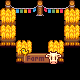

This game map was drawn from its Tiled (.tmx) file and the tilesets committed beside it. A one-line description and the full map source follow:
An orthogonal 5x5 tile map with 16x16 px tiles, 7 tile layers (Back, Back5, Buildings, Buildings1, ...), 4 tilesets.

<map version="1.10" tiledversion="1.10.2" orientation="orthogonal" renderorder="right-down" compressionlevel="0" width="5" height="5" tilewidth="16" tileheight="16" infinite="0" nextlayerid="21" nextobjectid="59">
 <properties>
  <property name="AllowGiantCrops" value="T" />
  <property name="CanBuildHere" value="T" />
  <property name="EnableGrassSpread" value="T" />
  <property name="Fall_Objects" value="T" />
  <property name="FarmFishLocationOverride" value="Mountain 0.5" />
  <property name="ForceAllowTreePlanting" value="T" />
  <property name="IsFarm" value="T" />
  <property name="LocationContext" value="Default" />
  <property name="LooserBuildRestrictions" value="T" />
  <property name="Outdoors" value="T" />
  <property name="Spring_Objects" value="T" />
  <property name="Summer_Objects" value="T" />
  <property name="Winter_Objects" value="T" />
 </properties>
 <tileset firstgid="1" name="Festivals" tilewidth="16" tileheight="16" tilecount="1024" columns="32">
  <image source="Festivals.png" width="512" height="512" />
 </tileset>
 <tileset firstgid="1025" name="Craftables" tilewidth="16" tileheight="16" tilecount="736" columns="8">
  <image source="Craftables.png" width="128" height="1472" />
 </tileset>
 <tileset firstgid="1761" name="furniture" tilewidth="16" tileheight="16" tilecount="2976" columns="32">
  <image source="furniture.png" width="512" height="1488" />
 </tileset>
 <tileset firstgid="4737" name="marnie2" tilewidth="16" tileheight="16" tilecount="3" columns="3">
  <image source="marnie2.png" width="48" height="20" />
 </tileset>
 <layer id="1" name="Back" width="5" height="5">
  <data encoding="csv">
0,0,0,0,0,
0,0,0,0,0,
0,0,0,0,0,
0,0,0,0,0,
0,0,0,0,0
</data>
 </layer>
 <layer id="19" name="Back5" width="5" height="5">
  <data encoding="csv">
0,0,0,0,0,
0,0,0,0,0,
0,0,0,0,0,
0,0,0,0,0,
0,0,0,0,0
</data>
 </layer>
 <layer id="2" name="Buildings" width="5" height="5">
  <data encoding="csv">
5,6,5,6,7,
1118,0,0,0,1118,
1118,0,0,0,1118,
585,1118,585,1118,585,
0,0,0,0,0
</data>
 </layer>
 <layer id="20" name="Buildings1" width="5" height="5">
  <data encoding="csv">
0,0,7,0,0,
0,0,0,0,0,
0,0,0,0,0,
0,4737,4738,4739,0,
0,0,0,0,0
</data>
 </layer>
 <layer id="3" name="Front" width="5" height="5">
  <data encoding="csv">
1110,0,0,0,1110,
1110,0,0,0,1110,
0,1110,0,1110,0,
0,0,0,0,0,
0,0,0,0,0
</data>
 </layer>
 <layer id="4" name="AlwaysFront" width="5" height="5">
  <data encoding="csv">
0,0,0,0,0,
0,0,0,0,0,
0,0,0,0,0,
0,0,0,0,0,
0,0,0,0,0
</data>
 </layer>
 <layer id="5" name="Paths" width="5" height="5">
  <data encoding="csv">
0,0,0,0,0,
0,0,0,0,0,
0,0,0,0,0,
0,0,0,0,0,
0,0,0,0,0
</data>
 </layer>
 <objectgroup id="6" name="Back" />
 <objectgroup id="7" name="Buildings" />
 <objectgroup id="8" name="Front" />
 <objectgroup id="9" name="AlwaysFront" />
 <objectgroup id="10" name="Paths" />
</map>
